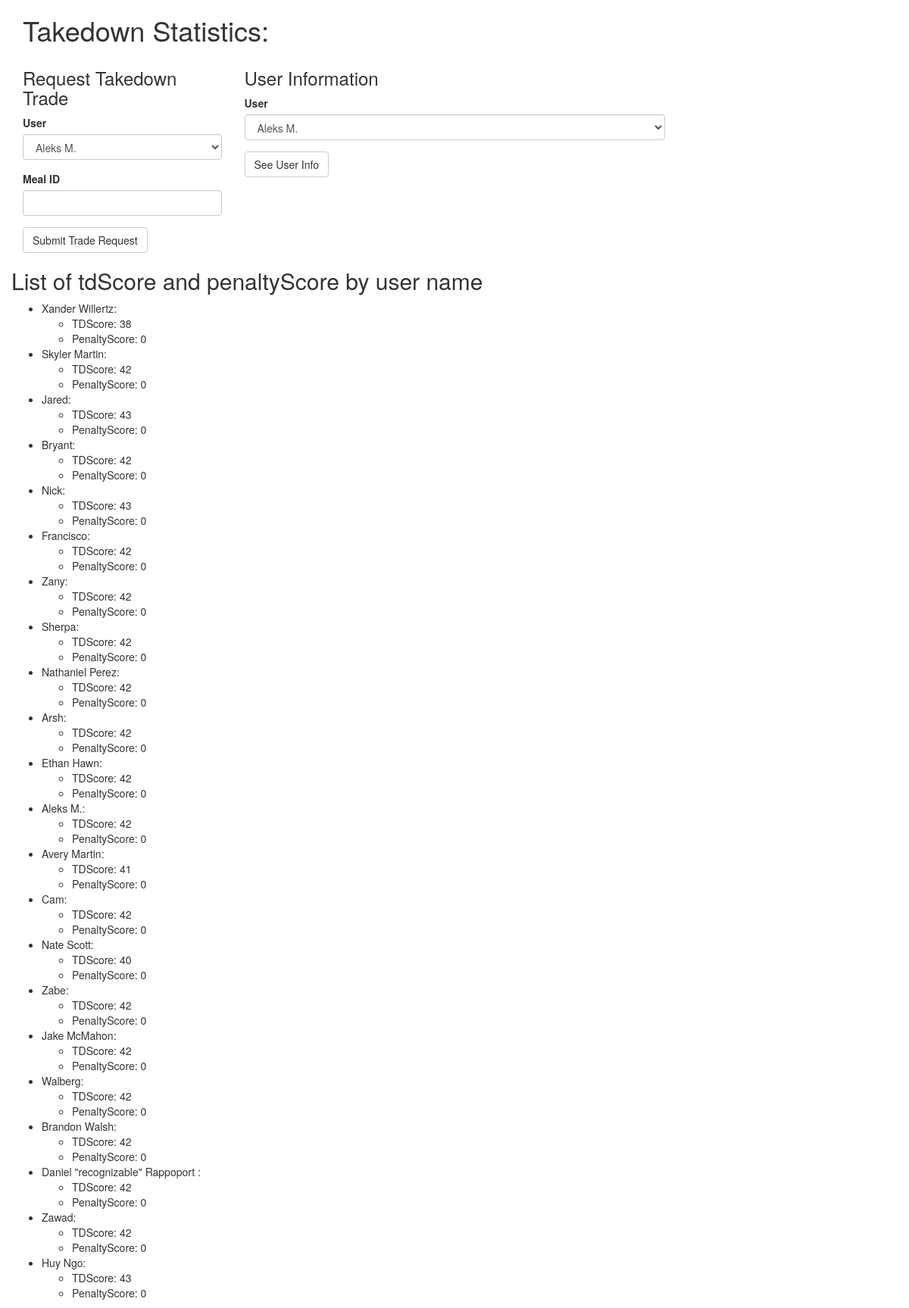
The app's page /tdinfo with its own data.
### tables this page shows
CREATE TABLE users (
            uid INTEGER PRIMARY KEY AUTOINCREMENT,
            pname TEXT,
            email TEXT UNIQUE,
            newMember INTEGER
        );

### app/routes.py (the view, shortened to what this page needs)
@app.route("/tdinfo", methods=['POST', 'GET'])
def tdinfo():
    dbSession = db.Session()
    userLoginForm = UserLoginForm()
    takedownTradeForm = TakedownTradeForm()
    stats = dbSession.getTDStats()
    print(stats)
    def tdPage(userEmail):
        if userEmail is None:
            user = [None]
        resp = make_response(render_template(
            "tdinfo.html", user=user, userLoginForm=userLoginForm, takedownTradeForm=takedownTradeForm, stats=stats))
        if userEmail:
            resp.set_cookie("userEmail", userEmail)
        dbSession.close()
        return resp
    if userLoginForm.submit.data and userLoginForm.validate_on_submit():
        userEmail = userLoginForm.email.data
        dbSession.close()
        return tdPage(userEmail)
    try:
        userEmail = request.cookies.get("userEmail")
        return tdPage(userEmail)
    except Exception:
        return tdPage(None)

### app/forms.py
class UserLoginForm(FlaskForm):
    dbSession = db.Session()
    users = dbSession.getUsers()
    email = SelectField("User", choices=users, validators=[DataRequired()])
    submit = SubmitField("See User Info")

class TakedownTradeForm(FlaskForm):
    dbSession = db.Session()
    users = dbSession.getUsers()
    email = SelectField("User", choices=users, validators=[DataRequired()])
    dateId = IntegerField("Meal ID", validators=[DataRequired()])
    submitData = SubmitField("Submit Trade Request")

### app/db/__init__.py (called while the page is built)
    def createCursor(self):
        self.conn = sqlite3.connect("./app/db/takedowns.db")
        return self.conn.cursor()

    def getTDStats(self):
        c = self.createCursor()
        c.execute("SELECT pname, tdScore, IFNULL(penaltyScore, 0) FROM users NATURAL JOIN tdScores LEFT JOIN penaltyScores")
        ret = c.fetchall()
        c.close()
        return ret

    def close(self):
        return

### app/templates/tdinfo.html (shortened to what this page needs)
{% extends "base.html" %} {% import "bootstrap/wtf.html" as wtf %} {% block
app_content %}
<div class="container">
  <h1>Takedown Statistics:</h1>
  <div class="row">
    <div class="col-md-3">
      <h3>Request Takedown Trade</h3>
      {{ wtf.quick_form(takedownTradeForm) }}
    </div>
    <div class="col-md-6">
      <h3>User Information</h3>
      {{ wtf.quick_form(userLoginForm) }}
      <br />
    </div>
  </div>
  <div class="row">
    <h2>List of tdScore and penaltyScore by user name</h2>
    <ul>
      {% for row in stats %}
      <li>
        {{ row[0] }}:
        <ul>
          <li>TDScore: {{ row[1] }}</li>
          <li>PenaltyScore: {{ row[2] }}</li>
        </ul>
      </li>
      {% endfor %}
    </ul>
  </div>
</div>
{% endblock %}

### records on screen
users: pname "Xander Willertz", row "38", newMember "0"
users: pname "Skyler Martin", row "42", newMember "0"
users: pname "Jared", row "43", newMember "0"
users: pname "Bryant", row "42", newMember "0"
users: pname "Nick", row "43", newMember "0"
users: pname "Francisco", row "42", newMember "0"
users: pname "Zany", row "42", newMember "0"
users: pname "Sherpa", row "42", newMember "0"
users: pname "Nathaniel Perez", row "42", newMember "0"
users: pname "Arsh", row "42", newMember "0"
users: pname "Ethan Hawn", row "42", newMember "0"
users: pname "Aleks M.", row "42", newMember "0"
users: pname "Avery Martin", row "41", newMember "0"
users: pname "Cam", row "42", newMember "0"
users: pname "Nate Scott", row "40", newMember "0"
users: pname "Zabe", row "42", newMember "0"
users: pname "Jake McMahon", row "42", newMember "0"
users: pname "Walberg", row "42", newMember "0"
users: pname "Brandon Walsh", row "42", newMember "0"
users: pname "Daniel \"recognizable\" Rappoport", row "42", newMember "0"
users: pname "Zawad", row "42", newMember "0"
users: pname "Huy Ngo", row "43", newMember "0"
